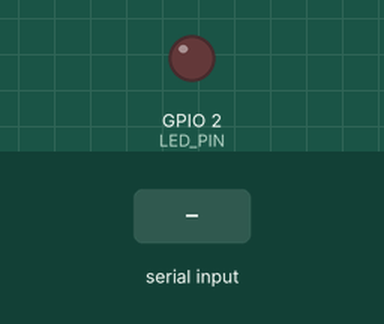
This sketch was run on a simulated ESP32. On the bench: output pins drawn as LEDs (lit = HIGH). The inputs (shaded band) are chosen by the test bench.

Above: at 1.2 s.
1.3 s: "1" received over Serial
At 2.2 s:
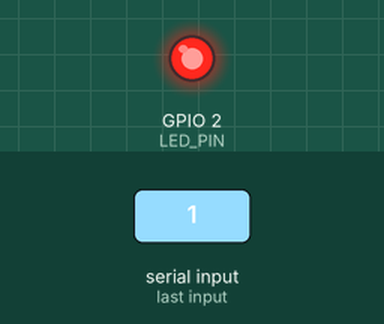
Timing chart, 0 to 4.3 s (numbered marks = the images above; inputs shaded):
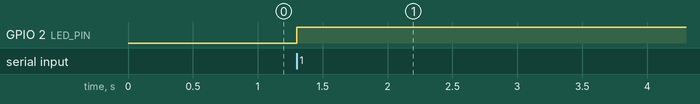

The sketch:

first_stepss.ino
```cpp
#include <Arduino.h>

const int LED_PIN = 2;

void setup() {
  pinMode(LED_PIN, OUTPUT);
  Serial.begin(115200);
}

void loop() {
  if (Serial.available() > 0) {
    Serial.read();
    digitalWrite(LED_PIN, HIGH);
  }
}
```

Measured:
- after the input at 1.3 s, GPIO 2 (LED_PIN): LOW → HIGH at once
